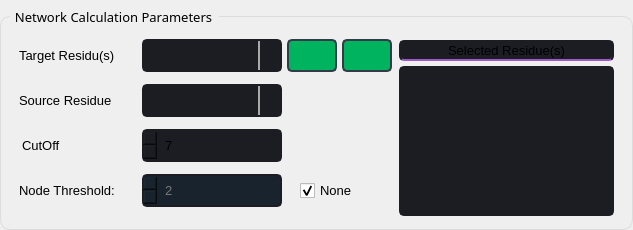
                           <widget class="QGroupBox" name="groupBox_30">
                            <property name="sizePolicy">
                             <sizepolicy hsizetype="Expanding" vsizetype="Preferred">
                              <horstretch>0</horstretch>
                              <verstretch>0</verstretch>
                             </sizepolicy>
                            </property>
                            <property name="minimumSize">
                             <size>
                              <width>610</width>
                              <height>230</height>
                             </size>
                            </property>
                            <property name="maximumSize">
                             <size>
                              <width>690</width>
                              <height>230</height>
                             </size>
                            </property>
                            <property name="font">
                             <font>
                              <family>Segoe UI Semibold</family>
                              <pointsize>10</pointsize>
                             </font>
                            </property>
                            <property name="styleSheet">
                             <string notr="true">QGroupBox {
  
  border: 1px solid rgb(220, 220, 220);
  border-radius: 10px;
  padding: 4px;
  margin-top: 16px;
}

QGroupBox::title {
  subcontrol-origin: margin;
  subcontrol-position: top left;
  left: 10px;
  padding-left: 3px;
  padding-right: 5px;
  padding-top: 8px;
  padding-bottom: 16px;
}

QGroupBox::indicator {
  margin-left: 2px;
  height: 16px;
  width: 16px;
}</string>
                            </property>
                            <property name="title">
                             <string>Network Calculation Parameters</string>
                            </property>
                            <layout class="QHBoxLayout" name="horizontalLayout_37">
                             <item>
                              <layout class="QGridLayout" name="gridLayout_21">
                               <property name="leftMargin">
                                <number>3</number>
                               </property>
                               <property name="topMargin">
                                <number>4</number>
                               </property>
                               <property name="rightMargin">
                                <number>0</number>
                               </property>
                               <property name="bottomMargin">
                                <number>4</number>
                               </property>
                               <property name="horizontalSpacing">
                                <number>3</number>
                               </property>
                               <item row="3" column="0">
                                <widget class="QLabel" name="label_98">
                                 <property name="minimumSize">
                                  <size>
                                   <width>120</width>
                                   <height>0</height>
                                  </size>
                                 </property>
                                 <property name="maximumSize">
                                  <size>
                                   <width>130</width>
                                   <height>16777215</height>
                                  </size>
                                 </property>
                                 <property name="font">
                                  <font>
                                   <pointsize>10</pointsize>
                                  </font>
                                 </property>
                                 <property name="text">
                                  <string>Node Threshold:</string>
                                 </property>
                                 <property name="alignment">
                                  <set>Qt::AlignLeading|Qt::AlignLeft|Qt::AlignVCenter</set>
                                 </property>
                                 <property name="buddy">
                                  <cstring>Number_CPU_spinBox</cstring>
                                 </property>
                                </widget>
                               </item>
                               <item row="0" column="2">
                                <layout class="QHBoxLayout" name="horizontalLayout_29">
                                 <property name="spacing">
                                  <number>5</number>
                                 </property>
                                 <property name="leftMargin">
                                  <number>2</number>
                                 </property>
                                 <property name="rightMargin">
                                  <number>1</number>
                                 </property>
                                 <item>
                                  <widget class="QPushButton" name="discard_residue_from_targets_pushButton">
                                   <property name="sizePolicy">
                                    <sizepolicy hsizetype="Preferred" vsizetype="Fixed">
                                     <horstretch>0</horstretch>
                                     <verstretch>0</verstretch>
                                    </sizepolicy>
                                   </property>
                                   <property name="minimumSize">
                                    <size>
                                     <width>50</width>
                                     <height>33</height>
                                    </size>
                                   </property>
                                   <property name="maximumSize">
                                    <size>
                                     <width>65</width>
                                     <height>33</height>
                                    </size>
                                   </property>
                                   <property name="font">
                                    <font>
                                     <family>Segoe UI</family>
                                     <pointsize>9</pointsize>
                                    </font>
                                   </property>
                                   <property name="styleSheet">
                                    <string notr="true">QPushButton {
	border: 2px solid rgb(52, 59, 72);
	border-radius: 5px;	
	background-color: rgb(0, 180, 95);
}
QPushButton:hover {
	background-color: rgb(0, 152, 84);
	border: 2px solid rgb(61, 70, 86);
}
QPushButton:pressed {	
	background-color: rgb(220, 5, 100);
	border: 2px solid rgb(43, 50, 61);
}</string>
                                   </property>
                                   <property name="text">
                                    <string/>
                                   </property>
                                   <property name="icon">
                                    <iconset resource="icons_path.qrc">
                                     <normaloff>:/16x16/icons/16x16/cil-chevron-double-left.png</normaloff>:/16x16/icons/16x16/cil-chevron-double-left.png</iconset>
                                   </property>
                                  </widget>
                                 </item>
                                 <item>
                                  <widget class="QPushButton" name="add_residue_to_targets_pushButton">
                                   <property name="minimumSize">
                                    <size>
                                     <width>50</width>
                                     <height>33</height>
                                    </size>
                                   </property>
                                   <property name="maximumSize">
                                    <size>
                                     <width>60</width>
                                     <height>33</height>
                                    </size>
                                   </property>
                                   <property name="font">
                                    <font>
                                     <family>Segoe UI</family>
                                     <pointsize>9</pointsize>
                                    </font>
                                   </property>
                                   <property name="styleSheet">
                                    <string notr="true">QPushButton {
	border: 2px solid rgb(52, 59, 72);
	border-radius: 5px;	
	background-color: rgb(0, 180, 95);
}
QPushButton:hover {
	background-color: rgb(0, 152, 84);
	border: 2px solid rgb(61, 70, 86);
}
QPushButton:pressed {	
	background-color: rgb(220, 5, 100);
	border: 2px solid rgb(43, 50, 61);
}</string>
                                   </property>
                                   <property name="text">
                                    <string/>
                                   </property>
                                   <property name="icon">
                                    <iconset resource="icons_path.qrc">
                                     <normaloff>:/16x16/icons/16x16/cil-chevron-double-right.png</normaloff>:/16x16/icons/16x16/cil-chevron-double-right.png</iconset>
                                   </property>
                                  </widget>
                                 </item>
                                </layout>
                               </item>
                               <item row="3" column="1">
                                <widget class="QSpinBox" name="node_threshold_spinBox">
                                 <property name="enabled">
                                  <bool>false</bool>
                                 </property>
                                 <property name="sizePolicy">
                                  <sizepolicy hsizetype="Expanding" vsizetype="Expanding">
                                   <horstretch>0</horstretch>
                                   <verstretch>0</verstretch>
                                  </sizepolicy>
                                 </property>
                                 <property name="minimumSize">
                                  <size>
                                   <width>140</width>
                                   <height>33</height>
                                  </size>
                                 </property>
                                 <property name="maximumSize">
                                  <size>
                                   <width>16777215</width>
                                   <height>33</height>
                                  </size>
                                 </property>
                                 <property name="font">
                                  <font>
                                   <family>Segoe UI</family>
                                   <pointsize>10</pointsize>
                                  </font>
                                 </property>
                                 <property name="layoutDirection">
                                  <enum>Qt::RightToLeft</enum>
                                 </property>
                                 <property name="styleSheet">
                                  <string notr="true">QSpinBox{
	background-color: rgb(27, 29, 35);
	border-radius: 5px;
	border: 2px solid rgb(27, 29, 35);
	padding: 5px;
	padding-left: 5px;
}
QSpinBox:hover{
	border: 2px solid rgb(64, 71, 88);
}
QSpinBox QAbstractItemView {
	color: rgb(85, 170, 255);	
	background-color: rgb(27, 29, 35);
	padding: 5px;
	selection-background-color: rgb(39, 44, 54);
}

QSpinBox:disabled {
  background-color: #19232D;
  color: #787878;
  selection-background-color: #14506E;
  selection-color: #787878;
}</string>
                                 </property>
                                 <property name="minimum">
                                  <number>2</number>
                                 </property>
                                </widget>
                               </item>
                               <item row="0" column="1">
                                <widget class="QComboBox" name="target_res_comboBox">
                                 <property name="sizePolicy">
                                  <sizepolicy hsizetype="Expanding" vsizetype="Expanding">
                                   <horstretch>0</horstretch>
                                   <verstretch>0</verstretch>
                                  </sizepolicy>
                                 </property>
                                 <property name="minimumSize">
                                  <size>
                                   <width>110</width>
                                   <height>33</height>
                                  </size>
                                 </property>
                                 <property name="maximumSize">
                                  <size>
                                   <width>16777215</width>
                                   <height>33</height>
                                  </size>
                                 </property>
                                 <property name="font">
                                  <font>
                                   <family>Segoe UI</family>
                                   <pointsize>10</pointsize>
                                  </font>
                                 </property>
                                 <property name="styleSheet">
                                  <string notr="true">QComboBox {
	background-color: rgb(27, 29, 35);
	border-radius: 5px;
	border: 2px solid rgb(27, 29, 35);
    padding: 1px 18px 1px 3px;
	padding-left: 10px;
    min-width: 6em;
}
QComboBox:hover{
	border: 2px solid rgb(64, 71, 88);
}

QComboBox QAbstractItemView{
	
	selection-background-color: rgb(200, 5, 100);
	

}

QComboBox:editable {

	background: rgb(0, 180, 95);
}

QComboBox:on { /* shift the text when the popup opens */
    padding-top: 3px;
    padding-left: 4px;
	text-align: center;
}



QComboBox:on { /* shift the text when the popup opens */
    padding-top: 2px;
    padding-left: 3px;
}

QComboBox::drop-down {
    subcontrol-origin: padding;
    subcontrol-position: top right;
    width: 20px;

    border-left-width: 2px;
    border-left-color: darkgray;
    border-left-style: solid; /* just a single line */
    border-top-right-radius: 3px; /* same radius as the QComboBox */
    border-bottom-right-radius: 3px;
}

QComboBox::down-arrow {
image: url(:/16x16/icons/16x16/cil-arrow-bottom.png);
}

QComboBox::down-arrow:on { /* shift the arrow when popup is open */
    top: 1px;
    left: 1px;
}

</string>
                                 </property>
                                </widget>
                               </item>
                               <item row="2" column="1">
                                <widget class="QSpinBox" name="network_cutoff_spinBox">
                                 <property name="sizePolicy">
                                  <sizepolicy hsizetype="Expanding" vsizetype="Expanding">
                                   <horstretch>0</horstretch>
                                   <verstretch>0</verstretch>
                                  </sizepolicy>
                                 </property>
                                 <property name="minimumSize">
                                  <size>
                                   <width>0</width>
                                   <height>33</height>
                                  </size>
                                 </property>
                                 <property name="maximumSize">
                                  <size>
                                   <width>16777215</width>
                                   <height>33</height>
                                  </size>
                                 </property>
                                 <property name="font">
                                  <font>
                                   <family>Segoe UI</family>
                                   <pointsize>10</pointsize>
                                  </font>
                                 </property>
                                 <property name="layoutDirection">
                                  <enum>Qt::RightToLeft</enum>
                                 </property>
                                 <property name="styleSheet">
                                  <string notr="true">QSpinBox{
	background-color: rgb(27, 29, 35);
	border-radius: 5px;
	border: 2px solid rgb(27, 29, 35);
	padding: 5px;
	padding-left: 5px;
}
QSpinBox:hover{
	border: 2px solid rgb(64, 71, 88);
}
QSpinBox QAbstractItemView {
	color: rgb(85, 170, 255);	
	background-color: rgb(27, 29, 35);
	padding: 5px;
	selection-background-color: rgb(39, 44, 54);
}</string>
                                 </property>
                                 <property name="alignment">
                                  <set>Qt::AlignLeading|Qt::AlignLeft|Qt::AlignVCenter</set>
                                 </property>
                                 <property name="buttonSymbols">
                                  <enum>QAbstractSpinBox::UpDownArrows</enum>
                                 </property>
                                 <property name="specialValueText">
                                  <string/>
                                 </property>
                                 <property name="accelerated">
                                  <bool>false</bool>
                                 </property>
                                 <property name="correctionMode">
                                  <enum>QAbstractSpinBox::CorrectToNearestValue</enum>
                                 </property>
                                 <property name="minimum">
                                  <number>1</number>
                                 </property>
                                 <property name="maximum">
                                  <number>100</number>
                                 </property>
                                 <property name="value">
                                  <number>7</number>
                                 </property>
                                </widget>
                               </item>
                               <item row="2" column="0">
                                <widget class="QLabel" name="label_99">
                                 <property name="sizePolicy">
                                  <sizepolicy hsizetype="Preferred" vsizetype="Preferred">
                                   <horstretch>0</horstretch>
                                   <verstretch>0</verstretch>
                                  </sizepolicy>
                                 </property>
                                 <property name="minimumSize">
                                  <size>
                                   <width>120</width>
                                   <height>0</height>
                                  </size>
                                 </property>
                                 <property name="maximumSize">
                                  <size>
                                   <width>130</width>
                                   <height>16777215</height>
                                  </size>
                                 </property>
                                 <property name="font">
                                  <font>
                                   <pointsize>10</pointsize>
                                  </font>
                                 </property>
                                 <property name="styleSheet">
                                  <string notr="true">QLabel{
margin-right: 20px;
}</string>
                                 </property>
                                 <property name="text">
                                  <string>CutOff</string>
                                 </property>
                                 <property name="alignment">
                                  <set>Qt::AlignLeading|Qt::AlignLeft|Qt::AlignVCenter</set>
                                 </property>
                                </widget>
                               </item>
                               <item row="3" column="2">
                                <widget class="QCheckBox" name="node_threshold_checkBox">
                                 <property name="maximumSize">
                                  <size>
                                   <width>115</width>
                                   <height>16777215</height>
                                  </size>
                                 </property>
                                 <property name="font">
                                  <font>
                                   <pointsize>10</pointsize>
                                  </font>
                                 </property>
                                 <property name="styleSheet">
                                  <string notr="true">QCheckBox {
    spacing: 5px;
	margin-left: 15px;
}

QCheckBox::indicator {
    width: 15px;
    height: 15px;
}

QCheckBox::indicator:unchecked {
border-image: url(:/16x16/icons/16x16/cil-circle.png);

}


QCheckBox::indicator:checked {
	border-image: url(:/20x20/icons/20x20/cil-check.png);
}</string>
                                 </property>
                                 <property name="text">
                                  <string>None</string>
                                 </property>
                                 <property name="checked">
                                  <bool>true</bool>
                                 </property>
                                </widget>
                               </item>
                               <item row="1" column="0">
                                <widget class="QLabel" name="label_105">
                                 <property name="minimumSize">
                                  <size>
                                   <width>120</width>
                                   <height>0</height>
                                  </size>
                                 </property>
                                 <property name="maximumSize">
                                  <size>
                                   <width>130</width>
                                   <height>16777215</height>
                                  </size>
                                 </property>
                                 <property name="font">
                                  <font>
                                   <pointsize>10</pointsize>
                                   <weight>50</weight>
                                   <bold>false</bold>
                                  </font>
                                 </property>
                                 <property name="text">
                                  <string>Source Residue</string>
                                 </property>
                                 <property name="alignment">
                                  <set>Qt::AlignLeading|Qt::AlignLeft|Qt::AlignVCenter</set>
                                 </property>
                                </widget>
                               </item>
                               <item row="1" column="1">
                                <widget class="QComboBox" name="source_res_comboBox">
                                 <property name="sizePolicy">
                                  <sizepolicy hsizetype="Expanding" vsizetype="Expanding">
                                   <horstretch>0</horstretch>
                                   <verstretch>0</verstretch>
                                  </sizepolicy>
                                 </property>
                                 <property name="minimumSize">
                                  <size>
                                   <width>110</width>
                                   <height>33</height>
                                  </size>
                                 </property>
                                 <property name="maximumSize">
                                  <size>
                                   <width>16777215</width>
                                   <height>33</height>
                                  </size>
                                 </property>
                                 <property name="font">
                                  <font>
                                   <family>Segoe UI</family>
                                   <pointsize>10</pointsize>
                                  </font>
                                 </property>
                                 <property name="styleSheet">
                                  <string notr="true">QComboBox {
	background-color: rgb(27, 29, 35);
	border-radius: 5px;
	border: 2px solid rgb(27, 29, 35);
    padding: 1px 18px 1px 3px;
	padding-left: 10px;
    min-width: 6em;
}
QComboBox:hover{
	border: 2px solid rgb(64, 71, 88);
}

QComboBox QAbstractItemView{
	
	selection-background-color: rgb(200, 5, 100);
	

}

QComboBox:editable {

	background: rgb(0, 180, 95);
}

QComboBox:on { /* shift the text when the popup opens */
    padding-top: 3px;
    padding-left: 4px;
	text-align: center;
}



QComboBox:on { /* shift the text when the popup opens */
    padding-top: 2px;
    padding-left: 3px;
}

QComboBox::drop-down {
    subcontrol-origin: padding;
    subcontrol-position: top right;
    width: 20px;

    border-left-width: 2px;
    border-left-color: darkgray;
    border-left-style: solid; /* just a single line */
    border-top-right-radius: 3px; /* same radius as the QComboBox */
    border-bottom-right-radius: 3px;
}

QComboBox::down-arrow {
image: url(:/16x16/icons/16x16/cil-arrow-bottom.png);
}

QComboBox::down-arrow:on { /* shift the arrow when popup is open */
    top: 1px;
    left: 1px;
}

</string>
                                 </property>
                                </widget>
                               </item>
                               <item row="0" column="0">
                                <widget class="QLabel" name="label_97">
                                 <property name="sizePolicy">
                                  <sizepolicy hsizetype="Preferred" vsizetype="Preferred">
                                   <horstretch>0</horstretch>
                                   <verstretch>0</verstretch>
                                  </sizepolicy>
                                 </property>
                                 <property name="minimumSize">
                                  <size>
                                   <width>120</width>
                                   <height>0</height>
                                  </size>
                                 </property>
                                 <property name="maximumSize">
                                  <size>
                                   <width>130</width>
                                   <height>16777215</height>
                                  </size>
                                 </property>
                                 <property name="font">
                                  <font>
                                   <pointsize>10</pointsize>
                                   <weight>50</weight>
                                   <bold>false</bold>
                                  </font>
                                 </property>
                                 <property name="text">
                                  <string>Target Residu(s)</string>
                                 </property>
                                 <property name="alignment">
                                  <set>Qt::AlignLeading|Qt::AlignLeft|Qt::AlignVCenter</set>
                                 </property>
                                </widget>
                               </item>
                               <item row="0" column="3" rowspan="4">
                                <layout class="QVBoxLayout" name="verticalLayout_33">
                                 <property name="spacing">
                                  <number>5</number>
                                 </property>
                                 <property name="leftMargin">
                                  <number>3</number>
                                 </property>
                                 <property name="topMargin">
                                  <number>4</number>
                                 </property>
                                 <property name="rightMargin">
                                  <number>3</number>
                                 </property>
                                 <property name="bottomMargin">
                                  <number>4</number>
                                 </property>
                                 <item>
                                  <widget class="QLabel" name="label_101">
                                   <property name="sizePolicy">
                                    <sizepolicy hsizetype="Expanding" vsizetype="Preferred">
                                     <horstretch>0</horstretch>
                                     <verstretch>0</verstretch>
                                    </sizepolicy>
                                   </property>
                                   <property name="maximumSize">
                                    <size>
                                     <width>215</width>
                                     <height>16777215</height>
                                    </size>
                                   </property>
                                   <property name="font">
                                    <font>
                                     <pointsize>10</pointsize>
                                    </font>
                                   </property>
                                   <property name="styleSheet">
                                    <string notr="true">QLabel {
	background-color: rgb(27, 29, 35);
	border-radius: 5px;
	border: 2px solid rgb(27, 29, 35);
    padding: 1px 1px 1px 1px;
	
	border-bottom-color: rgb(157, 90, 198);
}


QLabel:hover{
	border: 2px solid rgb(64, 71, 88);
	selection-color: rgb(127, 5, 64);

}</string>
                                   </property>
                                   <property name="text">
                                    <string>Selected Residue(s)</string>
                                   </property>
                                   <property name="alignment">
                                    <set>Qt::AlignCenter</set>
                                   </property>
                                  </widget>
                                 </item>
                                 <item>
                                  <widget class="QListWidget" name="selected_target_residues_listWidget">
                                   <property name="minimumSize">
                                    <size>
                                     <width>0</width>
                                     <height>150</height>
                                    </size>
                                   </property>
                                   <property name="maximumSize">
                                    <size>
                                     <width>215</width>
                                     <height>16777215</height>
                                    </size>
                                   </property>
                                   <property name="styleSheet">
                                    <string notr="true">QListWidget {
	background-color: rgb(27, 29, 35);
	border-radius: 5px;
	border: 2px solid rgb(27, 29, 35);
    padding: 1px 18px 1px 3px;
	padding-left: 10px;
	selection-background-color: rgb(127, 5, 64);
	selection-color: rgb(255, 255, 255);
	font-size: 13px;
}

QListWidget:hover{
	border: 2px solid rgb(64, 71, 88);
	selection-color: rgb(127, 5, 64);

}

 QScrollBar:vertical
        {
            background-color: #323232;
            width: 15px;
            margin: 15px 3px 15px 3px;
            border: 1px transparent #2A2929;
			margin-right: 5px;
        }
        
        QScrollBar::handle:vertical
        {
            background-color: rgb(255, 17, 100);
            min-height: 5px;
            border-radius: 3px;
            
        }
        
        QScrollBar::sub-line:vertical
        {
            border: none;
            background: none;
            color: none;
        }
        
        QScrollBar::add-line:vertical
        {
            border: none;
            background: none;
            color: none;
        }
        
        QScrollBar::add-page:vertical, QScrollBar::sub-page:vertical
        {
            background: none;
        }

</string>
                                   </property>
                                  </widget>
                                 </item>
                                </layout>
                               </item>
                              </layout>
                             </item>
                            </layout>
                           </widget>
